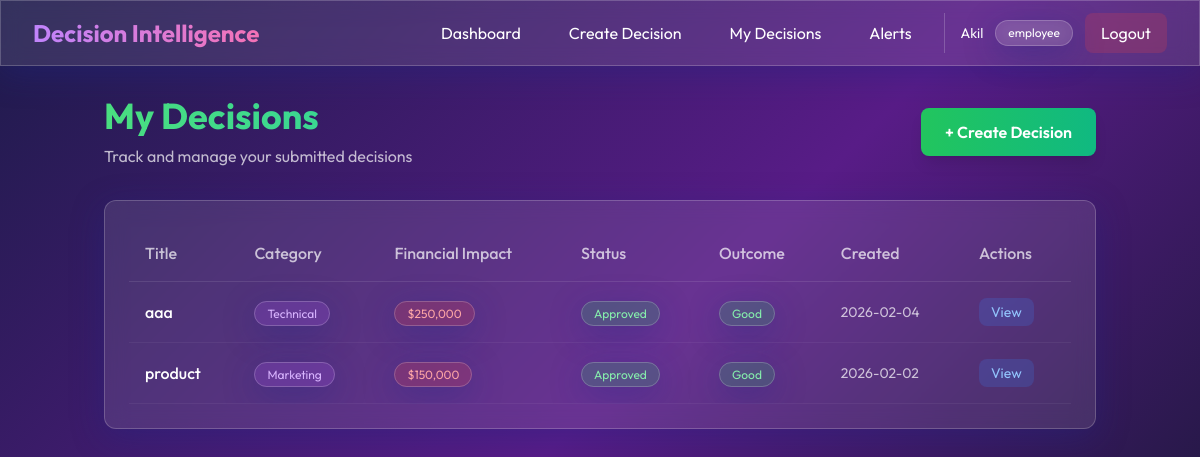
Page /employee/decisions (signed in) on the committed database.
### app.py (models this page shows, shortened)
class User(UserMixin, db.Model):
    id = db.Column(db.Integer, primary_key=True)
    username = db.Column(db.String(80), unique=True, nullable=False)
    email = db.Column(db.String(120), unique=True, nullable=False)
    password_hash = db.Column(db.String(200), nullable=False)
    role = db.Column(db.String(20), nullable=False)  # admin, manager, employee
    status = db.Column(db.String(20), default='active')
    created_at = db.Column(db.DateTime, default=datetime.utcnow)
    decisions = db.relationship('Decision', backref='creator', lazy=True)
    alerts = db.relationship('Alert', backref='user', lazy=True)

class Decision(db.Model):
    id = db.Column(db.Integer, primary_key=True)
    title = db.Column(db.String(200), nullable=False)
    description = db.Column(db.Text, nullable=False)
    category = db.Column(db.String(50), nullable=False)
    financial_impact = db.Column(db.Float, nullable=False)
    status = db.Column(db.String(20), default='pending')  # pending, approved, rejected
    outcome = db.Column(db.String(20), default='not_determined')  # not_determined, good, bad
    lessons_learned = db.Column(db.Text)
    created_at = db.Column(db.DateTime, default=datetime.utcnow)
    reviewed_at = db.Column(db.DateTime)
    user_id = db.Column(db.Integer, db.ForeignKey('user.id'), nullable=False)

### app.py (the view)
@app.route('/employee/decisions')
@login_required
def employee_decisions():
    if current_user.role != 'employee':
        return redirect(url_for('landing'))
    decisions = Decision.query.filter_by(user_id=current_user.id).order_by(Decision.created_at.desc()).all()
    return render_template('employee_decisions.html', decisions=decisions)

### app.py (called while the page is built)
@login_manager.user_loader
def load_user(user_id):
    return User.query.get(int(user_id))

### templates/employee_decisions.html (shortened to what this page needs)
{% extends "base.html" %}
{% block content %}
<div class="max-w-7xl mx-auto">
    <div class="mb-8 fade-in">
        <div class="flex items-center justify-between">
            <div>
                <h1
                    class="text-4xl font-bold mb-2 bg-gradient-to-r from-green-400 to-emerald-400 bg-clip-text text-transparent">
                </h1>
                <p class="text-white/70">Track and manage your submitted decisions</p>
            </div>
            <a href="{{ url_for('employee_create_decision') }}"
                class="px-6 py-3 rounded-lg bg-gradient-to-r from-green-500 to-emerald-500 hover:from-green-600 hover:to-emerald-600 transition transform hover:scale-105 shadow-lg font-semibold">
                + Create Decision
            </a>
        </div>
    </div>
    <div class="glass rounded-xl p-6 fade-in" style="animation-delay: 0.1s">
        {% if decisions %}
        <div class="overflow-x-auto">
            <table class="w-full">
                <thead>
                    <tr class="border-b border-white/10">
                        <th class="text-left py-4 px-4 text-white/70 font-medium">Title</th>
                        <th class="text-left py-4 px-4 text-white/70 font-medium">Category</th>
                        <th class="text-left py-4 px-4 text-white/70 font-medium">Financial Impact</th>
                        <th class="text-left py-4 px-4 text-white/70 font-medium">Status</th>
                        <th class="text-left py-4 px-4 text-white/70 font-medium">Outcome</th>
                        <th class="text-left py-4 px-4 text-white/70 font-medium">Created</th>
                        <th class="text-left py-4 px-4 text-white/70 font-medium">Actions</th>
                    </tr>
                </thead>
                <tbody>
                    {% for decision in decisions %}
                    <tr class="border-b border-white/5 hover:bg-white/5 transition">
                        <td class="py-4 px-4 font-medium">{{ decision.title }}</td>
                        <td class="py-4 px-4">
                            <span class="px-3 py-1 rounded-full text-xs glass bg-purple-500/20 text-purple-300">
                                {{ decision.category }}
                            </span>
                        </td>
                        <td class="py-4 px-4">
                            <span class="px-3 py-1 rounded-full text-xs glass
                                {% if decision.financial_impact > 100000 %}bg-red-500/20 text-red-300
                                {% else %}bg-yellow-500/20 text-yellow-300{% endif %}">
                                ${{ "{:,.0f}".format(decision.financial_impact) }}
                            </span>
                        </td>
                        <td class="py-4 px-4">
                            <span class="px-3 py-1 rounded-full text-xs glass
                                {% if decision.status == 'pending' %}bg-yellow-500/20 text-yellow-300
                                {% elif decision.status == 'approved' %}bg-green-500/20 text-green-300
                                {% else %}bg-red-500/20 text-red-300{% endif %}">
                                {{ decision.status|title }}
                            </span>
                        </td>
                        <td class="py-4 px-4">
                            <span class="px-3 py-1 rounded-full text-xs glass
                                {% if decision.outcome == 'good' %}bg-green-500/20 text-green-300
                                {% elif decision.outcome == 'bad' %}bg-red-500/20 text-red-300
                                {% else %}bg-gray-500/20 text-gray-300{% endif %}">
                                {{ decision.outcome.replace('_', ' ')|title }}
                            </span>
                        </td>
                        <td class="py-4 px-4 text-white/70 text-sm">{{ decision.created_at.strftime('%Y-%m-%d') }}</td>
                        <td class="py-4 px-4">
                            <button onclick="openDecisionModal(this)" id="btn-{{ decision.id }}"
                                data-id="{{ decision.id }}" data-title="{{ decision.title }}"
                                data-description="{{ decision.description }}"
                                data-lessons="{{ decision.lessons_learned if decision.lessons_learned else '' }}"
                                data-status="{{ decision.status }}"
                                class="px-3 py-1 rounded-lg bg-blue-500/20 hover:bg-blue-500/30 transition text-sm text-blue-300">
                                View
                            </button>
                        </td>
                    </tr>
                    {% endfor %}
                </tbody>
            </table>
        </div>
        {% endif %}
    </div>
</div>
{% endblock %}

### templates/base.html (shortened to what this page needs)
<!DOCTYPE html>
<html lang="en">
<head>
    <script src="https://cdn.tailwindcss.com"></script>
</head>
<body class="text-white">
    {% if current_user.is_authenticated %}
    <nav class="glass fixed top-0 left-0 right-0 z-50">
        <div class="max-w-7xl mx-auto px-4 sm:px-6 lg:px-8">
            <div class="flex justify-between items-center h-16">
                <div class="flex items-center">
                    <h1
                        class="text-2xl font-bold bg-gradient-to-r from-purple-400 to-pink-400 bg-clip-text text-transparent">
                    </h1>
                </div>
                <div class="hidden md:flex items-center space-x-4">
                    {% block nav_links %}
                    {% if current_user.role == 'admin' %}
                    <a href="{{ url_for('admin_dashboard') }}"
                        class="px-4 py-2 rounded-lg hover:bg-white/10 transition">Dashboard</a>
                    <a href="{{ url_for('admin_users') }}"
                        class="px-4 py-2 rounded-lg hover:bg-white/10 transition">Users</a>
                    <a href="{{ url_for('admin_create_user') }}"
                        class="px-4 py-2 rounded-lg hover:bg-white/10 transition">Create User</a>
                    {% elif current_user.role == 'employee' %}
                    <a href="{{ url_for('employee_dashboard') }}"
                        class="px-4 py-2 rounded-lg hover:bg-white/10 transition">Dashboard</a>
                    <a href="{{ url_for('employee_create_decision') }}"
                        class="px-4 py-2 rounded-lg hover:bg-white/10 transition">Create Decision</a>
                    <a href="{{ url_for('employee_decisions') }}"
                        class="px-4 py-2 rounded-lg hover:bg-white/10 transition">My Decisions</a>
                    <a href="{{ url_for('employee_alerts') }}"
                        class="px-4 py-2 rounded-lg hover:bg-white/10 transition">Alerts</a>
                    {% endif %}
                    {% endblock %}
                    <div class="flex items-center space-x-3 ml-4 pl-4 border-l border-white/20">
                        <span class="text-sm">{{ current_user.username }}</span>
                        <span class="px-3 py-1 rounded-full text-xs glass">{{ current_user.role }}</span>
                        <a href="{{ url_for('logout') }}"
                            class="px-4 py-2 bg-red-500/20 hover:bg-red-500/30 rounded-lg transition">Logout</a>
                    </div>
                </div>
            </div>
        </div>
    </nav>
    <div class="h-16"></div>
    {% endif %}
    <main class="{% if current_user.is_authenticated %}container mx-auto px-4 py-8{% endif %}">
        {% block content %}{% endblock %}
    </main>
</body>
</html>

### templates/base.html (style rules this page uses)
* { font-family: 'Outfit', sans-serif; }
body { background: linear-gradient(135deg, #1e1b4b 0%, #581c87 50%, #0f172a 100%); min-height: 100vh; background-attachment: fixed; }
.glass { background: rgba(255, 255, 255, 0.1); backdrop-filter: blur(10px); -webkit-backdrop-filter: blur(10px); border: 1px solid rgba(255, 255, 255, 0.2); box-shadow: 0 8px 32px 0 rgba(31, 38, 135, 0.37); }
.fade-in { animation: fadeIn 0.6s ease-out forwards; }
tbody tr { transition: all 0.3s ease; }
button, a.px-3 { transition: all 0.3s ease; }

### rows in the picture
User: username "Akil", role "employee"
Decision: title "aaa", category "Technical", financial_impact "250,000", status "Approved", outcome.replace "Good", created_at "2026-02-04"
Decision: title "product", category "Marketing", financial_impact "150,000", status "Approved", outcome.replace "Good", created_at "2026-02-02"
